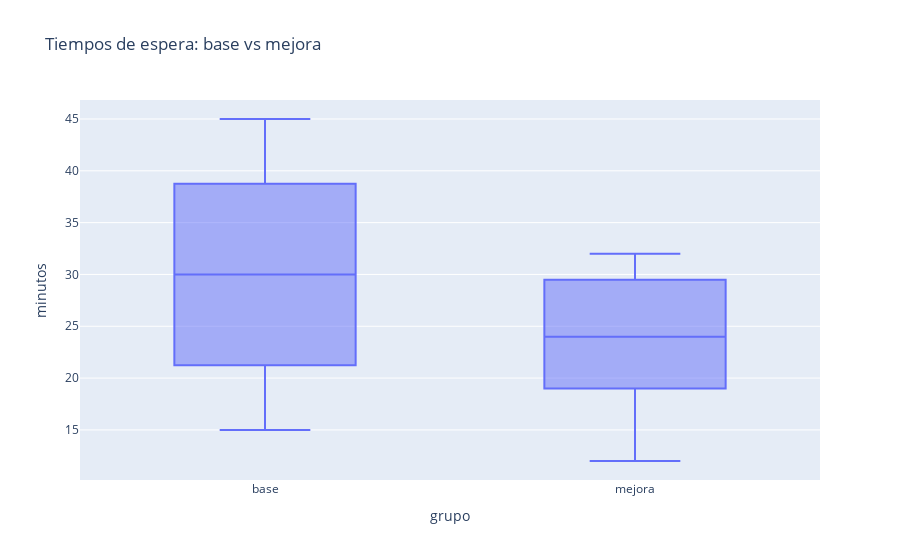

This figure's notebook cell:
### Markdown cell above
## 🏗️ Arquitectura y privacidad
- Ingesta HL7/FHIR con limpieza y seudonimización.
- Lakehouse con zonas de acceso y privacidad diferencial en research.
- APIs para trazabilidad (cadenas de frío) e interoperabilidad.

### Code cell
# Visual: comparación de esperas (toy)
import plotly.express as px
import pandas as pd
vis = pd.DataFrame({
    'grupo':['base']*len(espera_base)+['mejora']*len(espera_mejora),
    'minutos':espera_base+espera_mejora
})
fig = px.box(vis, x='grupo', y='minutos', title='Tiempos de espera: base vs mejora')
fig.show()

### Figure 1 — Plotly figure (JSON) as saved in the notebook; plotly's stock layout.template omitted (floating-point values rounded to 4 significant figures)
{"data": [{"alignmentgroup": "True", "hovertemplate": "grupo=%{x}<br>minutos=%{y}<extra></extra>", "legendgroup": "", "marker": {"color": "#636efa"}, "name": "", "notched": false, "offsetgroup": "", "orientation": "v", "showlegend": false, "type": "box", "x": ["base", "base", "base", "base", "base", "base", "base", "mejora", "mejora", "mejora", "mejora", "mejora", "mejora", "mejora"], "x0": " ", "xaxis": "x", "y": [15, 20, 45, 30, 25, 35, 40, 12, 18, 32, 24, 22, 28, 30], "y0": " ", "yaxis": "y"}], "layout": {"boxmode": "group", "legend": {"tracegroupgap": 0}, "title": {"text": "Tiempos de espera: base vs mejora"}, "xaxis": {"anchor": "y", "domain": [0, 1], "title": {"text": "grupo"}}, "yaxis": {"anchor": "x", "domain": [0, 1], "title": {"text": "minutos"}}}}
